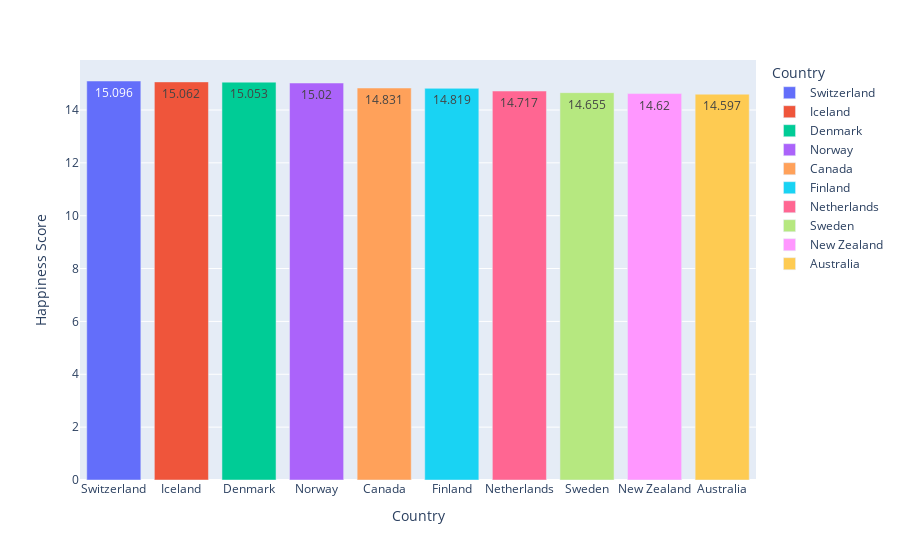
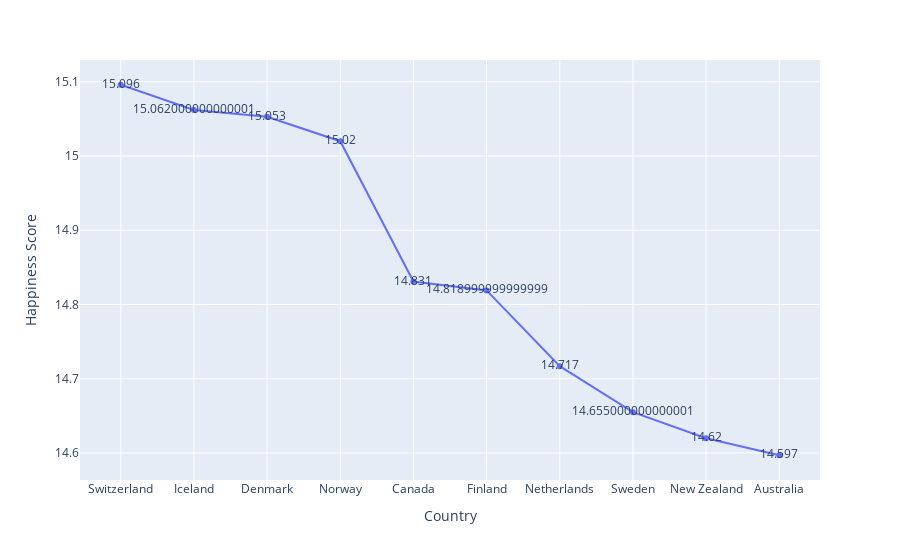

Source (notebook cell) for these figures, in order:
### Code cell
import plotly.express as px
fig_ss = px.bar(top10_ss, y= 'Happiness Score',x='Country', text_auto=True,orientation ="v", color ="Country")
fig1_ss = px.line(top10_ss, y='Happiness Score', x='Country', text ="Happiness Score",markers ="*")
fig_ss.show()
fig1_ss.show()

### Figure 1 — Plotly figure (JSON) as saved in the notebook; plotly's stock layout.template omitted (floating-point values rounded to 4 significant figures)
{"data": [{"alignmentgroup": "True", "hovertemplate": "Country=%{x}<br>Happiness Score=%{y}<extra></extra>", "legendgroup": "Switzerland", "marker": {"color": "#636efa", "pattern": {"shape": ""}}, "name": "Switzerland", "offsetgroup": "Switzerland", "orientation": "v", "showlegend": true, "textposition": "auto", "texttemplate": "%{y}", "type": "bar", "x": ["Switzerland"], "xaxis": "x", "y": [15.1], "yaxis": "y"}, {"alignmentgroup": "True", "hovertemplate": "Country=%{x}<br>Happiness Score=%{y}<extra></extra>", "legendgroup": "Iceland", "marker": {"color": "#EF553B", "pattern": {"shape": ""}}, "name": "Iceland", "offsetgroup": "Iceland", "orientation": "v", "showlegend": true, "textposition": "auto", "texttemplate": "%{y}", "type": "bar", "x": ["Iceland"], "xaxis": "x", "y": [15.06], "yaxis": "y"}, {"alignmentgroup": "True", "hovertemplate": "Country=%{x}<br>Happiness Score=%{y}<extra></extra>", "legendgroup": "Denmark", "marker": {"color": "#00cc96", "pattern": {"shape": ""}}, "name": "Denmark", "offsetgroup": "Denmark", "orientation": "v", "showlegend": true, "textposition": "auto", "texttemplate": "%{y}", "type": "bar", "x": ["Denmark"], "xaxis": "x", "y": [15.05], "yaxis": "y"}, {"alignmentgroup": "True", "hovertemplate": "Country=%{x}<br>Happiness Score=%{y}<extra></extra>", "legendgroup": "Norway", "marker": {"color": "#ab63fa", "pattern": {"shape": ""}}, "name": "Norway", "offsetgroup": "Norway", "orientation": "v", "showlegend": true, "textposition": "auto", "texttemplate": "%{y}", "type": "bar", "x": ["Norway"], "xaxis": "x", "y": [15.02], "yaxis": "y"}, {"alignmentgroup": "True", "hovertemplate": "Country=%{x}<br>Happiness Score=%{y}<extra></extra>", "legendgroup": "Canada", "marker": {"color": "#FFA15A", "pattern": {"shape": ""}}, "name": "Canada", "offsetgroup": "Canada", "orientation": "v", "showlegend": true, "textposition": "auto", "texttemplate": "%{y}", "type": "bar", "x": ["Canada"], "xaxis": "x", "y": [14.83], "yaxis": "y"}, {"alignmentgroup": "True", "hovertemplate": "Country=%{x}<br>Happiness Score=%{y}<extra></extra>", "legendgroup": "Finland", "marker": {"color": "#19d3f3", "pattern": {"shape": ""}}, "name": "Finland", "offsetgroup": "Finland", "orientation": "v", "showlegend": true, "textposition": "auto", "texttemplate": "%{y}", "type": "bar", "x": ["Finland"], "xaxis": "x", "y": [14.82], "yaxis": "y"}, {"alignmentgroup": "True", "hovertemplate": "Country=%{x}<br>Happiness Score=%{y}<extra></extra>", "legendgroup": "Netherlands", "marker": {"color": "#FF6692", "pattern": {"shape": ""}}, "name": "Netherlands", "offsetgroup": "Netherlands", "orientation": "v", "showlegend": true, "textposition": "auto", "texttemplate": "%{y}", "type": "bar", "x": ["Netherlands"], "xaxis": "x", "y": [14.72], "yaxis": "y"}, {"alignmentgroup": "True", "hovertemplate": "Country=%{x}<br>Happiness Score=%{y}<extra></extra>", "legendgroup": "Sweden", "marker": {"color": "#B6E880", "pattern": {"shape": ""}}, "name": "Sweden", "offsetgroup": "Sweden", "orientation": "v", "showlegend": true, "textposition": "auto", "texttemplate": "%{y}", "type": "bar", "x": ["Sweden"], "xaxis": "x", "y": [14.66], "yaxis": "y"}, {"alignmentgroup": "True", "hovertemplate": "Country=%{x}<br>Happiness Score=%{y}<extra></extra>", "legendgroup": "New Zealand", "marker": {"color": "#FF97FF", "pattern": {"shape": ""}}, "name": "New Zealand", "offsetgroup": "New Zealand", "orientation": "v", "showlegend": true, "textposition": "auto", "texttemplate": "%{y}", "type": "bar", "x": ["New Zealand"], "xaxis": "x", "y": [14.62], "yaxis": "y"}, {"alignmentgroup": "True", "hovertemplate": "Country=%{x}<br>Happiness Score=%{y}<extra></extra>", "legendgroup": "Australia", "marker": {"color": "#FECB52", "pattern": {"shape": ""}}, "name": "Australia", "offsetgroup": "Australia", "orientation": "v", "showlegend": true, "textposition": "auto", "texttemplate": "%{y}", "type": "bar", "x": ["Australia"], "xaxis": "x", "y": [14.6], "yaxis": "y"}], "layout": {"barmode": "relative", "legend": {"title": {"text": "Country"}, "tracegroupgap": 0}, "margin": {"t": 60}, "xaxis": {"anchor": "y", "categoryarray": ["Switzerland", "Iceland", "Denmark", "Norway", "Canada", "Finland", "Netherlands", "Sweden", "New Zealand", "Australia"], "categoryorder": "array", "domain": [0, 1], "title": {"text": "Country"}}, "yaxis": {"anchor": "x", "domain": [0, 1], "title": {"text": "Happiness Score"}}}}

### Figure 2 — Plotly figure (JSON) as saved in the notebook; plotly's stock layout.template omitted (floating-point values rounded to 4 significant figures)
{"data": [{"hovertemplate": "Country=%{x}<br>Happiness Score=%{text}<extra></extra>", "legendgroup": "", "line": {"color": "#636efa", "dash": "solid"}, "marker": {"symbol": "circle"}, "mode": "text+lines+markers", "name": "", "orientation": "v", "showlegend": false, "text": [15.1, 15.06, 15.05, 15.02, 14.83, 14.82, 14.72, 14.66, 14.62, 14.6], "type": "scatter", "x": ["Switzerland", "Iceland", "Denmark", "Norway", "Canada", "Finland", "Netherlands", "Sweden", "New Zealand", "Australia"], "xaxis": "x", "y": [15.1, 15.06, 15.05, 15.02, 14.83, 14.82, 14.72, 14.66, 14.62, 14.6], "yaxis": "y"}], "layout": {"legend": {"tracegroupgap": 0}, "margin": {"t": 60}, "xaxis": {"anchor": "y", "domain": [0, 1], "title": {"text": "Country"}}, "yaxis": {"anchor": "x", "domain": [0, 1], "title": {"text": "Happiness Score"}}}}
